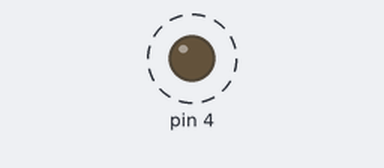
Recording of a program running on a simulated MicroPython board. On the bench: output pins drawn as LEDs (lit = HIGH). Dashed ring = blinking.

Above: at 0.5 s.
Timing chart, 0 to 3.0 s (numbered marks = the images above):
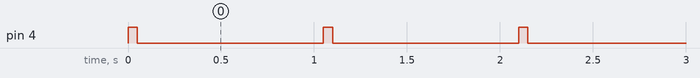

The program:

blink.py
```python
from machine import Pin
import time

def ledblink(led, period):
    while True:
        led.on()
        time.sleep_ms(50)
        led.off()
        time.sleep_ms(period)

ledblink(Pin(4,Pin.OUT),1000)
```

Measured:
- by itself, pin 4: alternates HIGH for 0.05 s and LOW for 1.0 s
